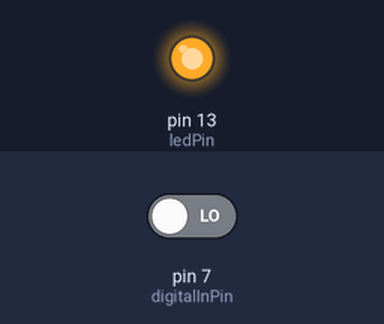
Bench run of a sketch on a simulated Arduino Uno, built with avr-gcc and run on an emulated ATmega328P. Parts: output pins drawn as LEDs (lit = HIGH). The test bench sets the inputs (shaded band); at power-on: pin 7 (digitalInPin) LOW.

Above: at 1.2 s.
1.3 s: pin 7 (digitalInPin) driven HIGH
At 1.9 s:
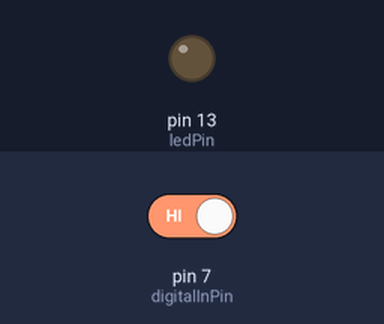
2.8 s: pin 7 (digitalInPin) driven LOW
At 4.2 s:
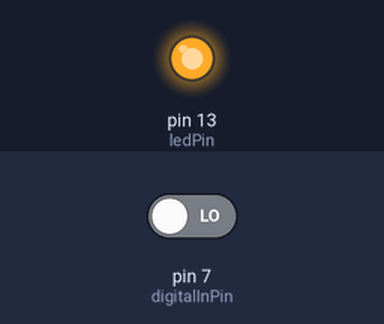
Timing chart, 0 to 5.8 s (numbered marks = the images above; inputs shaded):
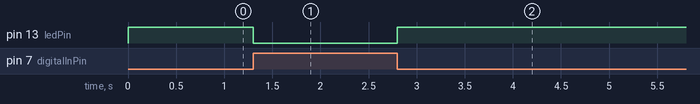

The sketch:

Reed.ino
```cpp
/*****************************************************
   湖南创乐博智能科技有限公司
   name:Reed Switch
   function:use a magnet to approach the reed switch, and the LED on the reed switch module and that on the Arduino board light up.
   Move the magnet farther and the LED will go out.
 **************************************************/

const int digitalInPin = 7;// reed switch attach to pin7
const int ledPin = 13;// pin13 built-in led

void setup()
{
  pinMode(digitalInPin, INPUT); // set digitalInPin as INPUT
  pinMode(ledPin, OUTPUT); // set ledPin as OUTPUT
}

void loop()
{
  boolean stat = digitalRead(digitalInPin);//read the value of pin7 to stat
  if (stat == HIGH) // if it it HIGH
  {
    digitalWrite(ledPin, LOW); // then turn off the led
  }
  else //else
  {
    digitalWrite(ledPin, HIGH); // turn on the led
  }
}
```

Measured:
- after the input at 1.3 s, pin 13 (ledPin): HIGH → LOW at once
- after the input at 2.8 s, pin 13 (ledPin): LOW → HIGH at once
